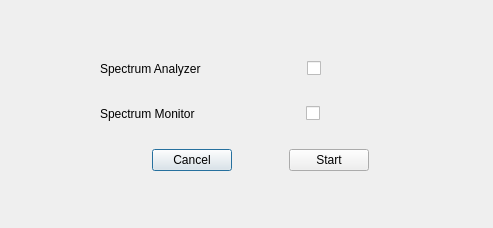
<?xml version="1.0" encoding="UTF-8"?>
<ui version="4.0">
 <class>ValueInput</class>
 <widget class="QDialog" name="ValueInput">
  <property name="geometry">
   <rect>
    <x>0</x>
    <y>0</y>
    <width>493</width>
    <height>228</height>
   </rect>
  </property>
  <property name="maximumSize">
   <size>
    <width>5000</width>
    <height>5000</height>
   </size>
  </property>
  <property name="windowTitle">
   <string>Dialog</string>
  </property>
  <widget class="QStackedWidget" name="stackedWidget">
   <property name="geometry">
    <rect>
     <x>10</x>
     <y>0</y>
     <width>471</width>
     <height>231</height>
    </rect>
   </property>
   <property name="currentIndex">
    <number>0</number>
   </property>
   <widget class="QWidget" name="page">
    <widget class="QWidget" name="verticalLayoutWidget_2">
     <property name="geometry">
      <rect>
       <x>90</x>
       <y>40</y>
       <width>321</width>
       <height>151</height>
      </rect>
     </property>
     <layout class="QVBoxLayout" name="verticalLayout_2">
      <item>
       <layout class="QHBoxLayout" name="horizontalLayout_8">
        <item>
         <widget class="QLabel" name="label_6">
          <property name="text">
           <string>Spectrum Analyzer</string>
          </property>
         </widget>
        </item>
        <item>
         <spacer name="horizontalSpacer_6">
          <property name="orientation">
           <enum>Qt::Horizontal</enum>
          </property>
          <property name="sizeHint" stdset="0">
           <size>
            <width>40</width>
            <height>20</height>
           </size>
          </property>
         </spacer>
        </item>
        <item>
         <widget class="QCheckBox" name="SACheck">
          <property name="text">
           <string/>
          </property>
         </widget>
        </item>
        <item>
         <spacer name="horizontalSpacer_7">
          <property name="orientation">
           <enum>Qt::Horizontal</enum>
          </property>
          <property name="sizeHint" stdset="0">
           <size>
            <width>40</width>
            <height>20</height>
           </size>
          </property>
         </spacer>
        </item>
       </layout>
      </item>
      <item>
       <layout class="QHBoxLayout" name="horizontalLayout_9">
        <item>
         <widget class="QLabel" name="label_7">
          <property name="text">
           <string>Spectrum Monitor </string>
          </property>
         </widget>
        </item>
        <item>
         <spacer name="horizontalSpacer_8">
          <property name="orientation">
           <enum>Qt::Horizontal</enum>
          </property>
          <property name="sizeHint" stdset="0">
           <size>
            <width>40</width>
            <height>20</height>
           </size>
          </property>
         </spacer>
        </item>
        <item>
         <widget class="QCheckBox" name="SMCheck">
          <property name="text">
           <string/>
          </property>
         </widget>
        </item>
        <item>
         <spacer name="horizontalSpacer_9">
          <property name="orientation">
           <enum>Qt::Horizontal</enum>
          </property>
          <property name="sizeHint" stdset="0">
           <size>
            <width>40</width>
            <height>20</height>
           </size>
          </property>
         </spacer>
        </item>
       </layout>
      </item>
      <item>
       <layout class="QHBoxLayout" name="horizontalLayout_10">
        <item>
         <spacer name="horizontalSpacer_11">
          <property name="orientation">
           <enum>Qt::Horizontal</enum>
          </property>
          <property name="sizeHint" stdset="0">
           <size>
            <width>40</width>
            <height>20</height>
           </size>
          </property>
         </spacer>
        </item>
        <item>
         <widget class="QPushButton" name="cancelChoice">
          <property name="text">
           <string>Cancel</string>
          </property>
         </widget>
        </item>
        <item>
         <spacer name="horizontalSpacer_10">
          <property name="orientation">
           <enum>Qt::Horizontal</enum>
          </property>
          <property name="sizeHint" stdset="0">
           <size>
            <width>40</width>
            <height>20</height>
           </size>
          </property>
         </spacer>
        </item>
        <item>
         <widget class="QPushButton" name="chooseTech">
          <property name="text">
           <string>Start</string>
          </property>
         </widget>
        </item>
        <item>
         <spacer name="horizontalSpacer_12">
          <property name="orientation">
           <enum>Qt::Horizontal</enum>
          </property>
          <property name="sizeHint" stdset="0">
           <size>
            <width>40</width>
            <height>20</height>
           </size>
          </property>
         </spacer>
        </item>
       </layout>
      </item>
     </layout>
    </widget>
   </widget>
   <widget class="QWidget" name="page_2">
    <widget class="QWidget" name="verticalLayoutWidget">
     <property name="geometry">
      <rect>
       <x>10</x>
       <y>20</y>
       <width>451</width>
       <height>191</height>
      </rect>
     </property>
     <layout class="QVBoxLayout" name="verticalLayout">
      <item>
       <layout class="QHBoxLayout" name="horizontalLayout_2">
        <item>
         <spacer name="horizontalSpacer">
          <property name="orientation">
           <enum>Qt::Horizontal</enum>
          </property>
          <property name="sizeHint" stdset="0">
           <size>
            <width>40</width>
            <height>20</height>
           </size>
          </property>
         </spacer>
        </item>
        <item>
         <widget class="QLabel" name="welcome">
          <property name="text">
           <string>Welcome to Spectrum Analyzer</string>
          </property>
         </widget>
        </item>
        <item>
         <spacer name="horizontalSpacer_2">
          <property name="orientation">
           <enum>Qt::Horizontal</enum>
          </property>
          <property name="sizeHint" stdset="0">
           <size>
            <width>40</width>
            <height>20</height>
           </size>
          </property>
         </spacer>
        </item>
       </layout>
      </item>
      <item>
       <layout class="QHBoxLayout" name="horizontalLayout_3">
        <item>
         <widget class="QLabel" name="label_2">
          <property name="text">
           <string>f_center  : </string>
          </property>
         </widget>
        </item>
        <item>
         <widget class="QLineEdit" name="f_centerIn"/>
        </item>
        <item>
         <widget class="QLabel" name="label_5">
          <property name="text">
           <string>MHz</string>
          </property>
         </widget>
        </item>
       </layout>
      </item>
      <item>
       <layout class="QHBoxLayout" name="horizontalLayout_5">
        <item>
         <widget class="QLabel" name="label_4">
          <property name="text">
           <string>Spectrum side  : </string>
          </property>
         </widget>
        </item>
        <item>
         <widget class="QComboBox" name="specCombo"/>
        </item>
       </layout>
      </item>
      <item>
       <layout class="QHBoxLayout" name="horizontalLayout_4">
        <item>
         <widget class="QLabel" name="label_3">
          <property name="text">
           <string>Gain</string>
          </property>
         </widget>
        </item>
        <item>
         <widget class="QCheckBox" name="autoCheckSA">
          <property name="text">
           <string> : auto</string>
          </property>
         </widget>
        </item>
        <item>
         <spacer name="horizontalSpacer_5">
          <property name="orientation">
           <enum>Qt::Horizontal</enum>
          </property>
          <property name="sizeHint" stdset="0">
           <size>
            <width>35</width>
            <height>20</height>
           </size>
          </property>
         </spacer>
        </item>
        <item>
         <widget class="QComboBox" name="gainComboSA"/>
        </item>
       </layout>
      </item>
      <item>
       <layout class="QHBoxLayout" name="horizontalLayout_7">
        <item>
         <spacer name="horizontalSpacer_4">
          <property name="orientation">
           <enum>Qt::Horizontal</enum>
          </property>
          <property name="sizeHint" stdset="0">
           <size>
            <width>40</width>
            <height>20</height>
           </size>
          </property>
         </spacer>
        </item>
        <item>
         <widget class="QPushButton" name="plot">
          <property name="text">
           <string>Plot</string>
          </property>
         </widget>
        </item>
        <item>
         <spacer name="horizontalSpacer_3">
          <property name="orientation">
           <enum>Qt::Horizontal</enum>
          </property>
          <property name="sizeHint" stdset="0">
           <size>
            <width>40</width>
            <height>20</height>
           </size>
          </property>
         </spacer>
        </item>
        <item>
         <widget class="QPushButton" name="clearValuesSA">
          <property name="text">
           <string>Clear</string>
          </property>
         </widget>
        </item>
        <item>
         <spacer name="horizontalSpacer_21">
          <property name="orientation">
           <enum>Qt::Horizontal</enum>
          </property>
          <property name="sizeHint" stdset="0">
           <size>
            <width>40</width>
            <height>20</height>
           </size>
          </property>
         </spacer>
        </item>
       </layout>
      </item>
     </layout>
    </widget>
   </widget>
   <widget class="QWidget" name="page_3">
    <widget class="QWidget" name="verticalLayoutWidget_3">
     <property name="geometry">
      <rect>
       <x>20</x>
       <y>20</y>
       <width>420</width>
       <height>181</height>
      </rect>
     </property>
     <layout class="QVBoxLayout" name="verticalLayout_3">
      <item>
       <layout class="QHBoxLayout" name="horizontalLayout_12">
        <item>
         <spacer name="horizontalSpacer_13">
          <property name="orientation">
           <enum>Qt::Horizontal</enum>
          </property>
          <property name="sizeHint" stdset="0">
           <size>
            <width>40</width>
            <height>20</height>
           </size>
          </property>
         </spacer>
        </item>
        <item>
         <widget class="QLabel" name="label_8">
          <property name="text">
           <string>Welcome to Spectrum Monitor</string>
          </property>
         </widget>
        </item>
        <item>
         <spacer name="horizontalSpacer_14">
          <property name="orientation">
           <enum>Qt::Horizontal</enum>
          </property>
          <property name="sizeHint" stdset="0">
           <size>
            <width>40</width>
            <height>20</height>
           </size>
          </property>
         </spacer>
        </item>
       </layout>
      </item>
      <item>
       <layout class="QVBoxLayout" name="verticalLayout_4">
        <item>
         <layout class="QHBoxLayout" name="horizontalLayout_14">
          <item>
           <spacer name="horizontalSpacer_15">
            <property name="orientation">
             <enum>Qt::Horizontal</enum>
            </property>
            <property name="sizeHint" stdset="0">
             <size>
              <width>40</width>
              <height>20</height>
             </size>
            </property>
           </spacer>
          </item>
          <item>
           <widget class="QLabel" name="label_9">
            <property name="text">
             <string>Please Inset Frequency Range</string>
            </property>
           </widget>
          </item>
          <item>
           <spacer name="horizontalSpacer_16">
            <property name="orientation">
             <enum>Qt::Horizontal</enum>
            </property>
            <property name="sizeHint" stdset="0">
             <size>
              <width>40</width>
              <height>20</height>
             </size>
            </property>
           </spacer>
          </item>
         </layout>
        </item>
        <item>
         <layout class="QHBoxLayout" name="horizontalLayout_16">
          <item>
           <widget class="QLabel" name="label_10">
            <property name="text">
             <string>Start: </string>
            </property>
           </widget>
          </item>
          <item>
           <widget class="QLineEdit" name="startFreq"/>
          </item>
          <item>
           <widget class="QLabel" name="label_12">
            <property name="text">
             <string>MHz</string>
            </property>
           </widget>
          </item>
          <item>
           <spacer name="horizontalSpacer_17">
            <property name="orientation">
             <enum>Qt::Horizontal</enum>
            </property>
            <property name="sizeHint" stdset="0">
             <size>
              <width>40</width>
              <height>20</height>
             </size>
            </property>
           </spacer>
          </item>
          <item>
           <widget class="QLabel" name="label_11">
            <property name="text">
             <string>End: </string>
            </property>
           </widget>
          </item>
          <item>
           <widget class="QLineEdit" name="endFreq"/>
          </item>
          <item>
           <widget class="QLabel" name="label_13">
            <property name="text">
             <string>MHz</string>
            </property>
           </widget>
          </item>
         </layout>
        </item>
       </layout>
      </item>
      <item>
       <layout class="QHBoxLayout" name="horizontalLayout_15">
        <item>
         <widget class="QLabel" name="label_14">
          <property name="text">
           <string>Gain : </string>
          </property>
         </widget>
        </item>
        <item>
         <widget class="QCheckBox" name="autoCheckSM">
          <property name="text">
           <string>auto</string>
          </property>
         </widget>
        </item>
        <item>
         <spacer name="horizontalSpacer_20">
          <property name="orientation">
           <enum>Qt::Horizontal</enum>
          </property>
          <property name="sizeHint" stdset="0">
           <size>
            <width>40</width>
            <height>20</height>
           </size>
          </property>
         </spacer>
        </item>
        <item>
         <widget class="QComboBox" name="gainComboSM"/>
        </item>
       </layout>
      </item>
      <item>
       <layout class="QHBoxLayout" name="horizontalLayout_13">
        <item>
         <spacer name="horizontalSpacer_18">
          <property name="orientation">
           <enum>Qt::Horizontal</enum>
          </property>
          <property name="sizeHint" stdset="0">
           <size>
            <width>40</width>
            <height>20</height>
           </size>
          </property>
         </spacer>
        </item>
        <item>
         <widget class="QPushButton" name="sweep">
          <property name="text">
           <string>Sweep</string>
          </property>
         </widget>
        </item>
        <item>
         <spacer name="horizontalSpacer_22">
          <property name="orientation">
           <enum>Qt::Horizontal</enum>
          </property>
          <property name="sizeHint" stdset="0">
           <size>
            <width>40</width>
            <height>20</height>
           </size>
          </property>
         </spacer>
        </item>
        <item>
         <widget class="QPushButton" name="clearSM">
          <property name="text">
           <string>Clear</string>
          </property>
         </widget>
        </item>
        <item>
         <spacer name="horizontalSpacer_19">
          <property name="orientation">
           <enum>Qt::Horizontal</enum>
          </property>
          <property name="sizeHint" stdset="0">
           <size>
            <width>40</width>
            <height>20</height>
           </size>
          </property>
         </spacer>
        </item>
       </layout>
      </item>
     </layout>
    </widget>
   </widget>
  </widget>
 </widget>
 <resources/>
 <connections/>
</ui>
